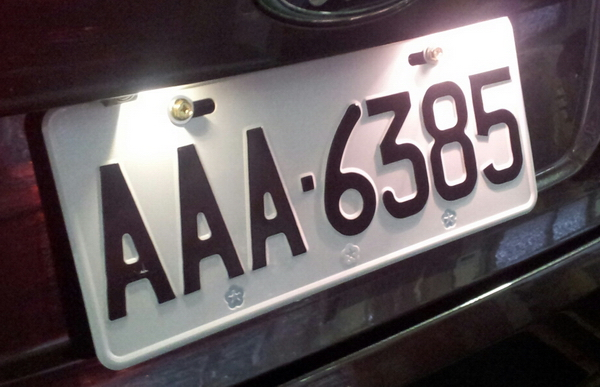
#> input picture image/car.jpg, 600 x 387 px
$ python contour3.py
#> lines starting #> are read from the running program, lines starting #| are printed output that depends on the picture; after the words box and inside, x2 and y2 are one past the last pixel; in counts of white or black regions, pixels touching at a corner belong together
import cv2
import numpy as np
from matplotlib import pyplot as plt
font = cv2.FONT_HERSHEY_SIMPLEX

img = cv2.imread('./image/car.jpg')
#> img is the input picture: shape (387, 600, 3); mean B, G, R 92.2, 89.3, 98.2
img = cv2.resize(img,(600,400))
#> img: shape (400, 600, 3)
img1 = cv2.GaussianBlur(img,(5,5),0)
gray = cv2.cvtColor(img1,cv2.COLOR_BGR2GRAY)
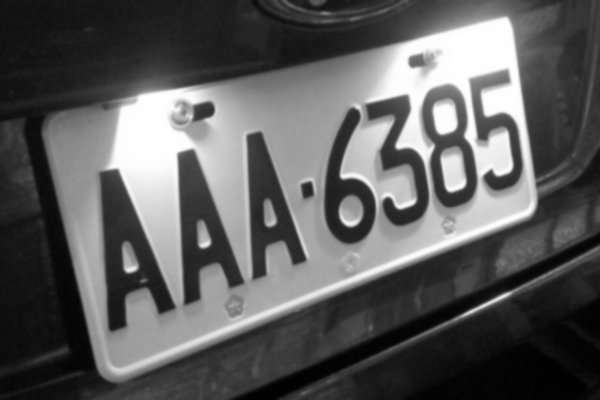
#> gray: shape (400, 600); min 0, max 255, mean 92.2
edges = cv2.Canny(gray, 159, 255)
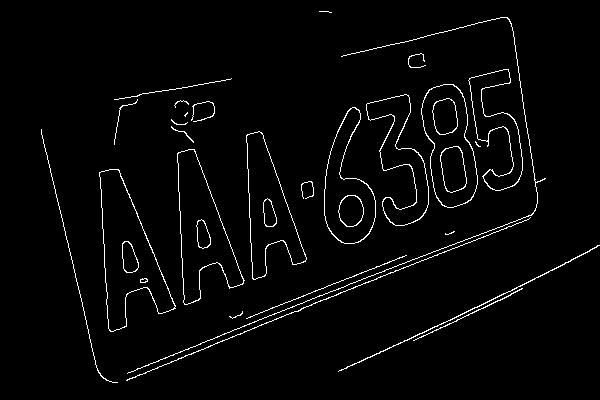
#> edges: shape (400, 600); 2.6% white in thin lines or dots, all inside (x1, y1, x2, y2) = (41, 11, 600, 383)
c, h = cv2.findContours(edges,cv2.RETR_TREE,cv2.CHAIN_APPROX_NONE)
#> c = 47 contours, 16 with area under 20; largest, box (x1, y1, x2, y2) and area: (99, 169, 176, 332) 6002, (99, 169, 176, 332) 5956, (177, 149, 245, 305) 5142, (177, 149, 244, 305) 5117, (421, 84, 478, 208) 4840; h = 47 rows, first 6: [1, -1, -1, -1], [2, 0, -1, -1], [3, 1, -1, -1], [4, 2, -1, -1], [5, 3, -1, -1], [6, 4, -1, -1]
# [12 lines of commented-out code are left out]
cnt1=c[8]
#> cnt1 = contour of 422 points, box (x1, y1, x2, y2) (99, 169, 176, 332), area 5956
cnt2=c[14]
#> cnt2 = contour of 398 points, box (x1, y1, x2, y2) (177, 149, 244, 305), area 5117
cnt= c[26]
#> cnt = contour of 314 points, box (x1, y1, x2, y2) (324, 107, 376, 244), area 3851
# draw = cv2.drawContours(img,approx,-1,(0,255,0),2)
# cv2.polylines(img, [approx], True, (0, 255, 0), 3)
ellipse = cv2.fitEllipse(cnt)
#> ellipse = ((349.9, 186.4), (50.65, 134.7), 2.93)
(x, y), (a, b), angle = cv2.fitEllipse(cnt)
#> x = 349.9; y = 186.4; a = 50.65; b = 134.7; angle = 2.93
cv2.ellipse(img, ellipse, (0, 255, 0), 2)
text1 = 'x: ' + str(int(x)) + ' y: ' + str(int(y))
#> text1 = 'x: 349 y: 186'
text2 = 'a:  ' + str(int(a)) + ' b:  ' + str(int(b))
#> text2 = 'a:  50 b:  134'
text3 = 'angle: ' + str(round(angle, 2))
#> text3 = 'angle: 2.93'
cv2.putText(img, text1, (10, 30), font, 0.5, (0, 255, 0), 1, cv2.LINE_AA, 0)
cv2.putText(img, text2, (10, 60), font, 0.5, (0, 255, 0), 1, cv2.LINE_AA, 0)
cv2.putText(img, text3, (10, 90), font, 0.5, (0, 255, 0), 1, cv2.LINE_AA, 0)
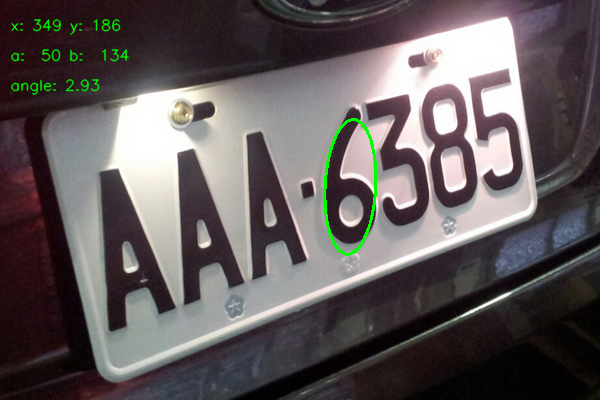
#> img: shape (400, 600, 3); mean B, G, R 91.5, 90.4, 97.5

# dst = cv2.bitwise_and(img,img,mask=edges)
cv2.imshow('canny',edges)
cv2.imshow('contour',img)
cv2.waitKey(0)
cv2.destroyAllWindows()

$ run again, with image/akb.jpg copied over image/car.jpg
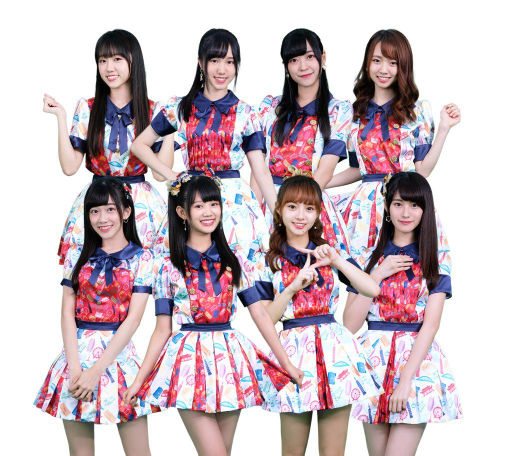
#> input picture image/akb.jpg, 1048 x 911 px (shown at 1/2 size)
#> img is the input picture: shape (911, 1048, 3); mean B, G, R 192.7, 186.9, 203
#> `edges = cv2.Canny(gray, 159, 255)`:
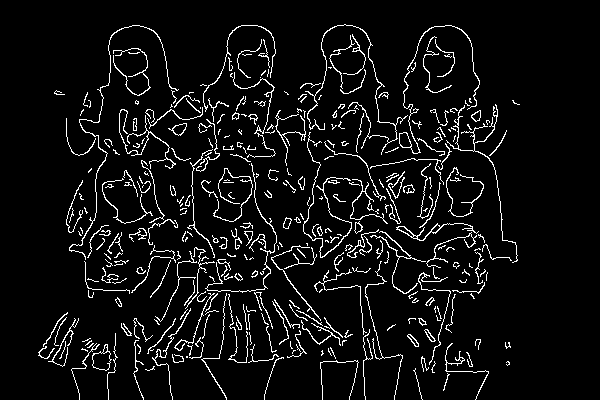
#> edges: shape (400, 600); 6.4% white in thin lines or dots, all inside (x1, y1, x2, y2) = (38, 24, 520, 400)
#> c = 376 contours, 306 with area under 20; largest, box (x1, y1, x2, y2) and area: (92, 344, 112, 371) 301, (92, 351, 111, 371) 266, (399, 25, 480, 154) 208, (396, 223, 479, 241) 162, (399, 132, 412, 148) 133; h = 376 rows, first 6: [1, -1, -1, -1], [2, 0, -1, -1], [3, 1, -1, -1], [4, 2, -1, -1], [5, 3, -1, -1], [6, 4, -1, -1]
#> cnt1 = [[186, 356], [186, 357], [187, 357], [187, 356]]
#> cnt2 = contour of 13 points, box (x1, y1, x2, y2) (81, 348, 88, 352), area 2
#> cnt = contour of 155 points, box (x1, y1, x2, y2) (71, 343, 100, 400), area 16
#> ellipse = ((50.21, 362.6), (58.78, 66.82), 16.47)
#> x = 50.21; y = 362.6; a = 58.78; b = 66.82; angle = 16.47
#> text1 = 'x: 50 y: 362'
#> text2 = 'a:  58 b:  66'
#> text3 = 'angle: 16.47'
#> `cv2.putText(img, text3, (10, 90), font, 0.5, (0, 255, 0), 1, cv2.LINE_..`:
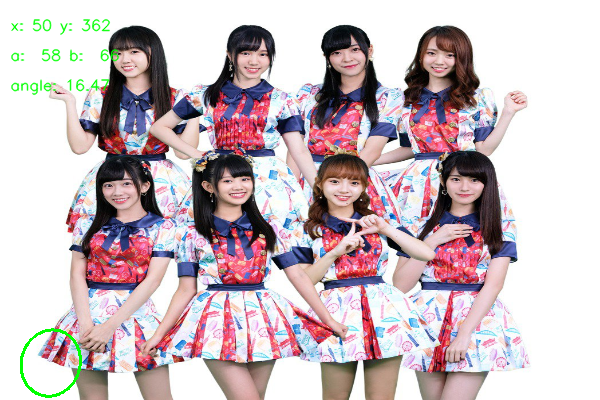
#> img: shape (400, 600, 3); mean B, G, R 191.3, 187, 201.5

$ run again, with image/line.jpg copied over image/car.jpg
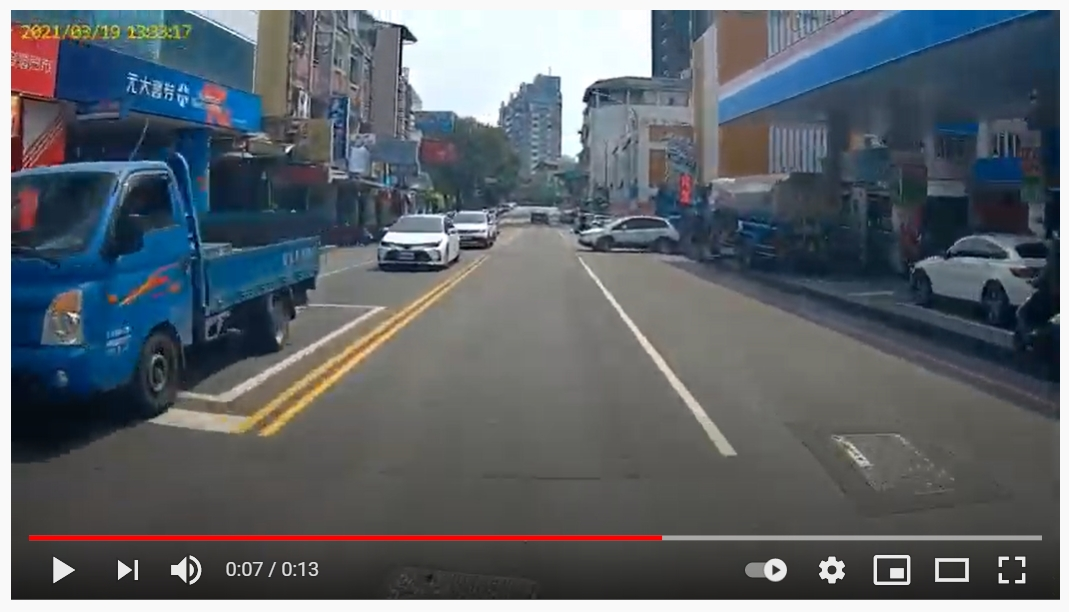
#> input picture image/line.jpg, 1069 x 612 px
#> img is the input picture: shape (612, 1069, 3); mean B, G, R 105.4, 99.1, 92.4
#> `edges = cv2.Canny(gray, 159, 255)`:
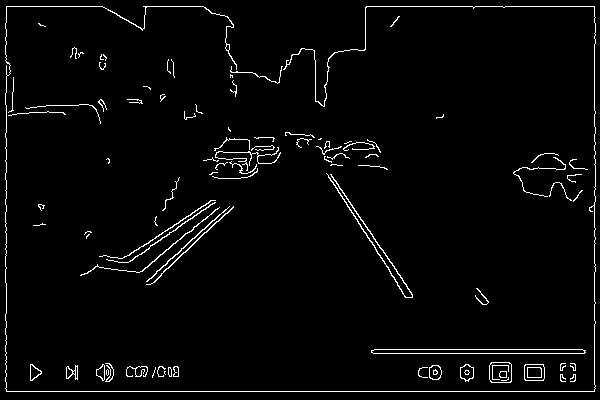
#> edges: shape (400, 600); 2.8% white in thin lines or dots
#> c = 111 contours, 77 with area under 20; largest, box (x1, y1, x2, y2) and area: (371, 349, 586, 354) 848, (371, 349, 585, 354) 844, (489, 362, 512, 383) 432, (489, 362, 512, 383) 426, (524, 364, 545, 381) 315; h = 111 rows, first 6: [1, -1, -1, -1], [2, 0, -1, -1], [3, 1, -1, -1], [5, 2, 4, -1], [-1, -1, -1, 3], [6, 3, -1, -1]
#> cnt1 = contour of 20 points, box (x1, y1, x2, y2) (152, 367, 156, 378), area 1
#> cnt2 = contour of 38 points, box (x1, y1, x2, y2) (429, 365, 442, 380), area 138
#> cnt = contour of 42 points, box (x1, y1, x2, y2) (460, 364, 474, 381), area 158
#> ellipse = ((466.5, 372.1), (13.83, 14.9), 0)
#> x = 466.5; y = 372.1; a = 13.83; b = 14.9; angle = 0
#> text1 = 'x: 466 y: 372'
#> text2 = 'a:  13 b:  14'
#> text3 = 'angle: 0.0'
#> `cv2.putText(img, text3, (10, 90), font, 0.5, (0, 255, 0), 1, cv2.LINE_..`:
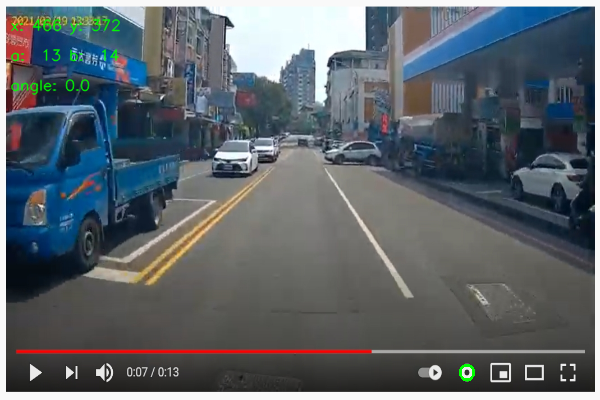
#> img: shape (400, 600, 3); mean B, G, R 105, 99.5, 92
